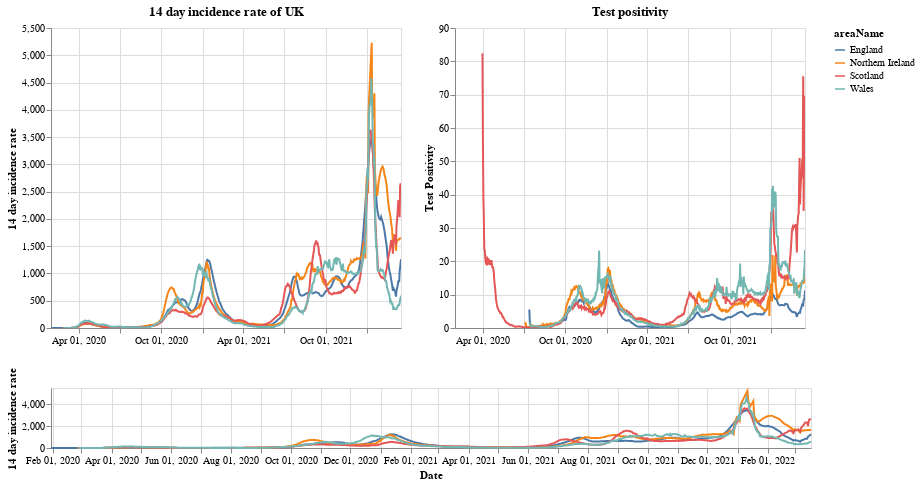

The notebook cell saved with this chart:
### Markdown cell above
# Plots

First a plot with each country in the UK. The top right shows the positivity rate for (which is the percentage of registered tests which were positive) while the top left is the 14 day incidence rate. The bottom chart can be used to select the timeframe (does not work on a mobile device).

### Code cell
#collapse
brush = alt.selection(type='interval', name='DateBrush',encodings=['x'],fields=['Time'])
leg_selection = alt.selection_multi(fields=['areaName'], bind='legend')

base = alt.Chart(uk_cases).mark_line().encode(
    x=alt.X("yearmonthdate(date):T", axis=alt.Axis(title='Date')),
    y=alt.Y("twoWeeklyCasesRate:Q", axis=alt.Axis(title='14 day incidence rate')),
    tooltip=['areaName', 'date','twoWeeklyCasesRate', 'testPositivity'],
    color='areaName',
    opacity=alt.condition(leg_selection, alt.value(2), alt.value(0.1))
).add_selection(leg_selection).properties(width=350)

upper = base.encode(alt.X('yearmonthdate(date):T', axis=alt.Axis(title=''),
                         scale=alt.Scale(domain=brush))
                   ).properties(title=f'14 day incidence rate of UK')
upper_right = upper.encode(alt.Y('testPositivity:Q', axis=alt.Axis(title='Test Positivity'))).properties(title='Test positivity')
lower = base.properties(height=60, width = 760).add_selection(brush)

(upper | upper_right) & lower

### Figure 1 — Vega-Lite specification as saved in the notebook (floating-point values rounded to 4 significant figures; data arrays with more than 128 entries replaced by an {"elided": "..."} marker saying what was removed)
{"config": {"view": {"continuousWidth": 400, "continuousHeight": 300}}, "vconcat": [{"hconcat": [{"mark": "line", "encoding": {"color": {"type": "nominal", "field": "areaName"}, "opacity": {"condition": {"value": 2, "selection": "selector001"}, "value": 0.1}, "tooltip": [{"type": "nominal", "field": "areaName"}, {"type": "temporal", "field": "date"}, {"type": "quantitative", "field": "twoWeeklyCasesRate"}, {"type": "quantitative", "field": "testPositivity"}], "x": {"type": "temporal", "axis": {"title": ""}, "field": "date", "scale": {"domain": {"selection": "DateBrush"}}, "timeUnit": "yearmonthdate"}, "y": {"type": "quantitative", "axis": {"title": "14 day incidence rate"}, "field": "twoWeeklyCasesRate"}}, "selection": {"selector001": {"type": "multi", "fields": ["areaName"], "bind": "legend"}}, "title": "14 day incidence rate of UK", "width": 350}, {"mark": "line", "encoding": {"color": {"type": "nominal", "field": "areaName"}, "opacity": {"condition": {"value": 2, "selection": "selector001"}, "value": 0.1}, "tooltip": [{"type": "nominal", "field": "areaName"}, {"type": "temporal", "field": "date"}, {"type": "quantitative", "field": "twoWeeklyCasesRate"}, {"type": "quantitative", "field": "testPositivity"}], "x": {"type": "temporal", "axis": {"title": ""}, "field": "date", "scale": {"domain": {"selection": "DateBrush"}}, "timeUnit": "yearmonthdate"}, "y": {"type": "quantitative", "axis": {"title": "Test Positivity"}, "field": "testPositivity"}}, "selection": {"selector001": {"type": "multi", "fields": ["areaName"], "bind": "legend"}}, "title": "Test positivity", "width": 350}]}, {"mark": "line", "encoding": {"color": {"type": "nominal", "field": "areaName"}, "opacity": {"condition": {"value": 2, "selection": "selector001"}, "value": 0.1}, "tooltip": [{"type": "nominal", "field": "areaName"}, {"type": "temporal", "field": "date"}, {"type": "quantitative", "field": "twoWeeklyCasesRate"}, {"type": "quantitative", "field": "testPositivity"}], "x": {"type": "temporal", "axis": {"title": "Date"}, "field": "date", "timeUnit": "yearmonthdate"}, "y": {"type": "quantitative", "axis": {"title": "14 day incidence rate"}, "field": "twoWeeklyCasesRate"}}, "height": 60, "selection": {"selector001": {"type": "multi", "fields": ["areaName"], "bind": "legend"}, "DateBrush": {"type": "interval", "encodings": ["x"], "fields": ["Time"]}}, "width": 760}], "data": {"name": "data-f03852d7d8ef4220443afb1ee8d615a2"}, "$schema": "https://vega.github.io/schema/vega-lite/v4.8.1.json", "datasets": {"data-f03852d7d8ef4220443afb1ee8d615a2": {"elided": "3028 records"}}}
